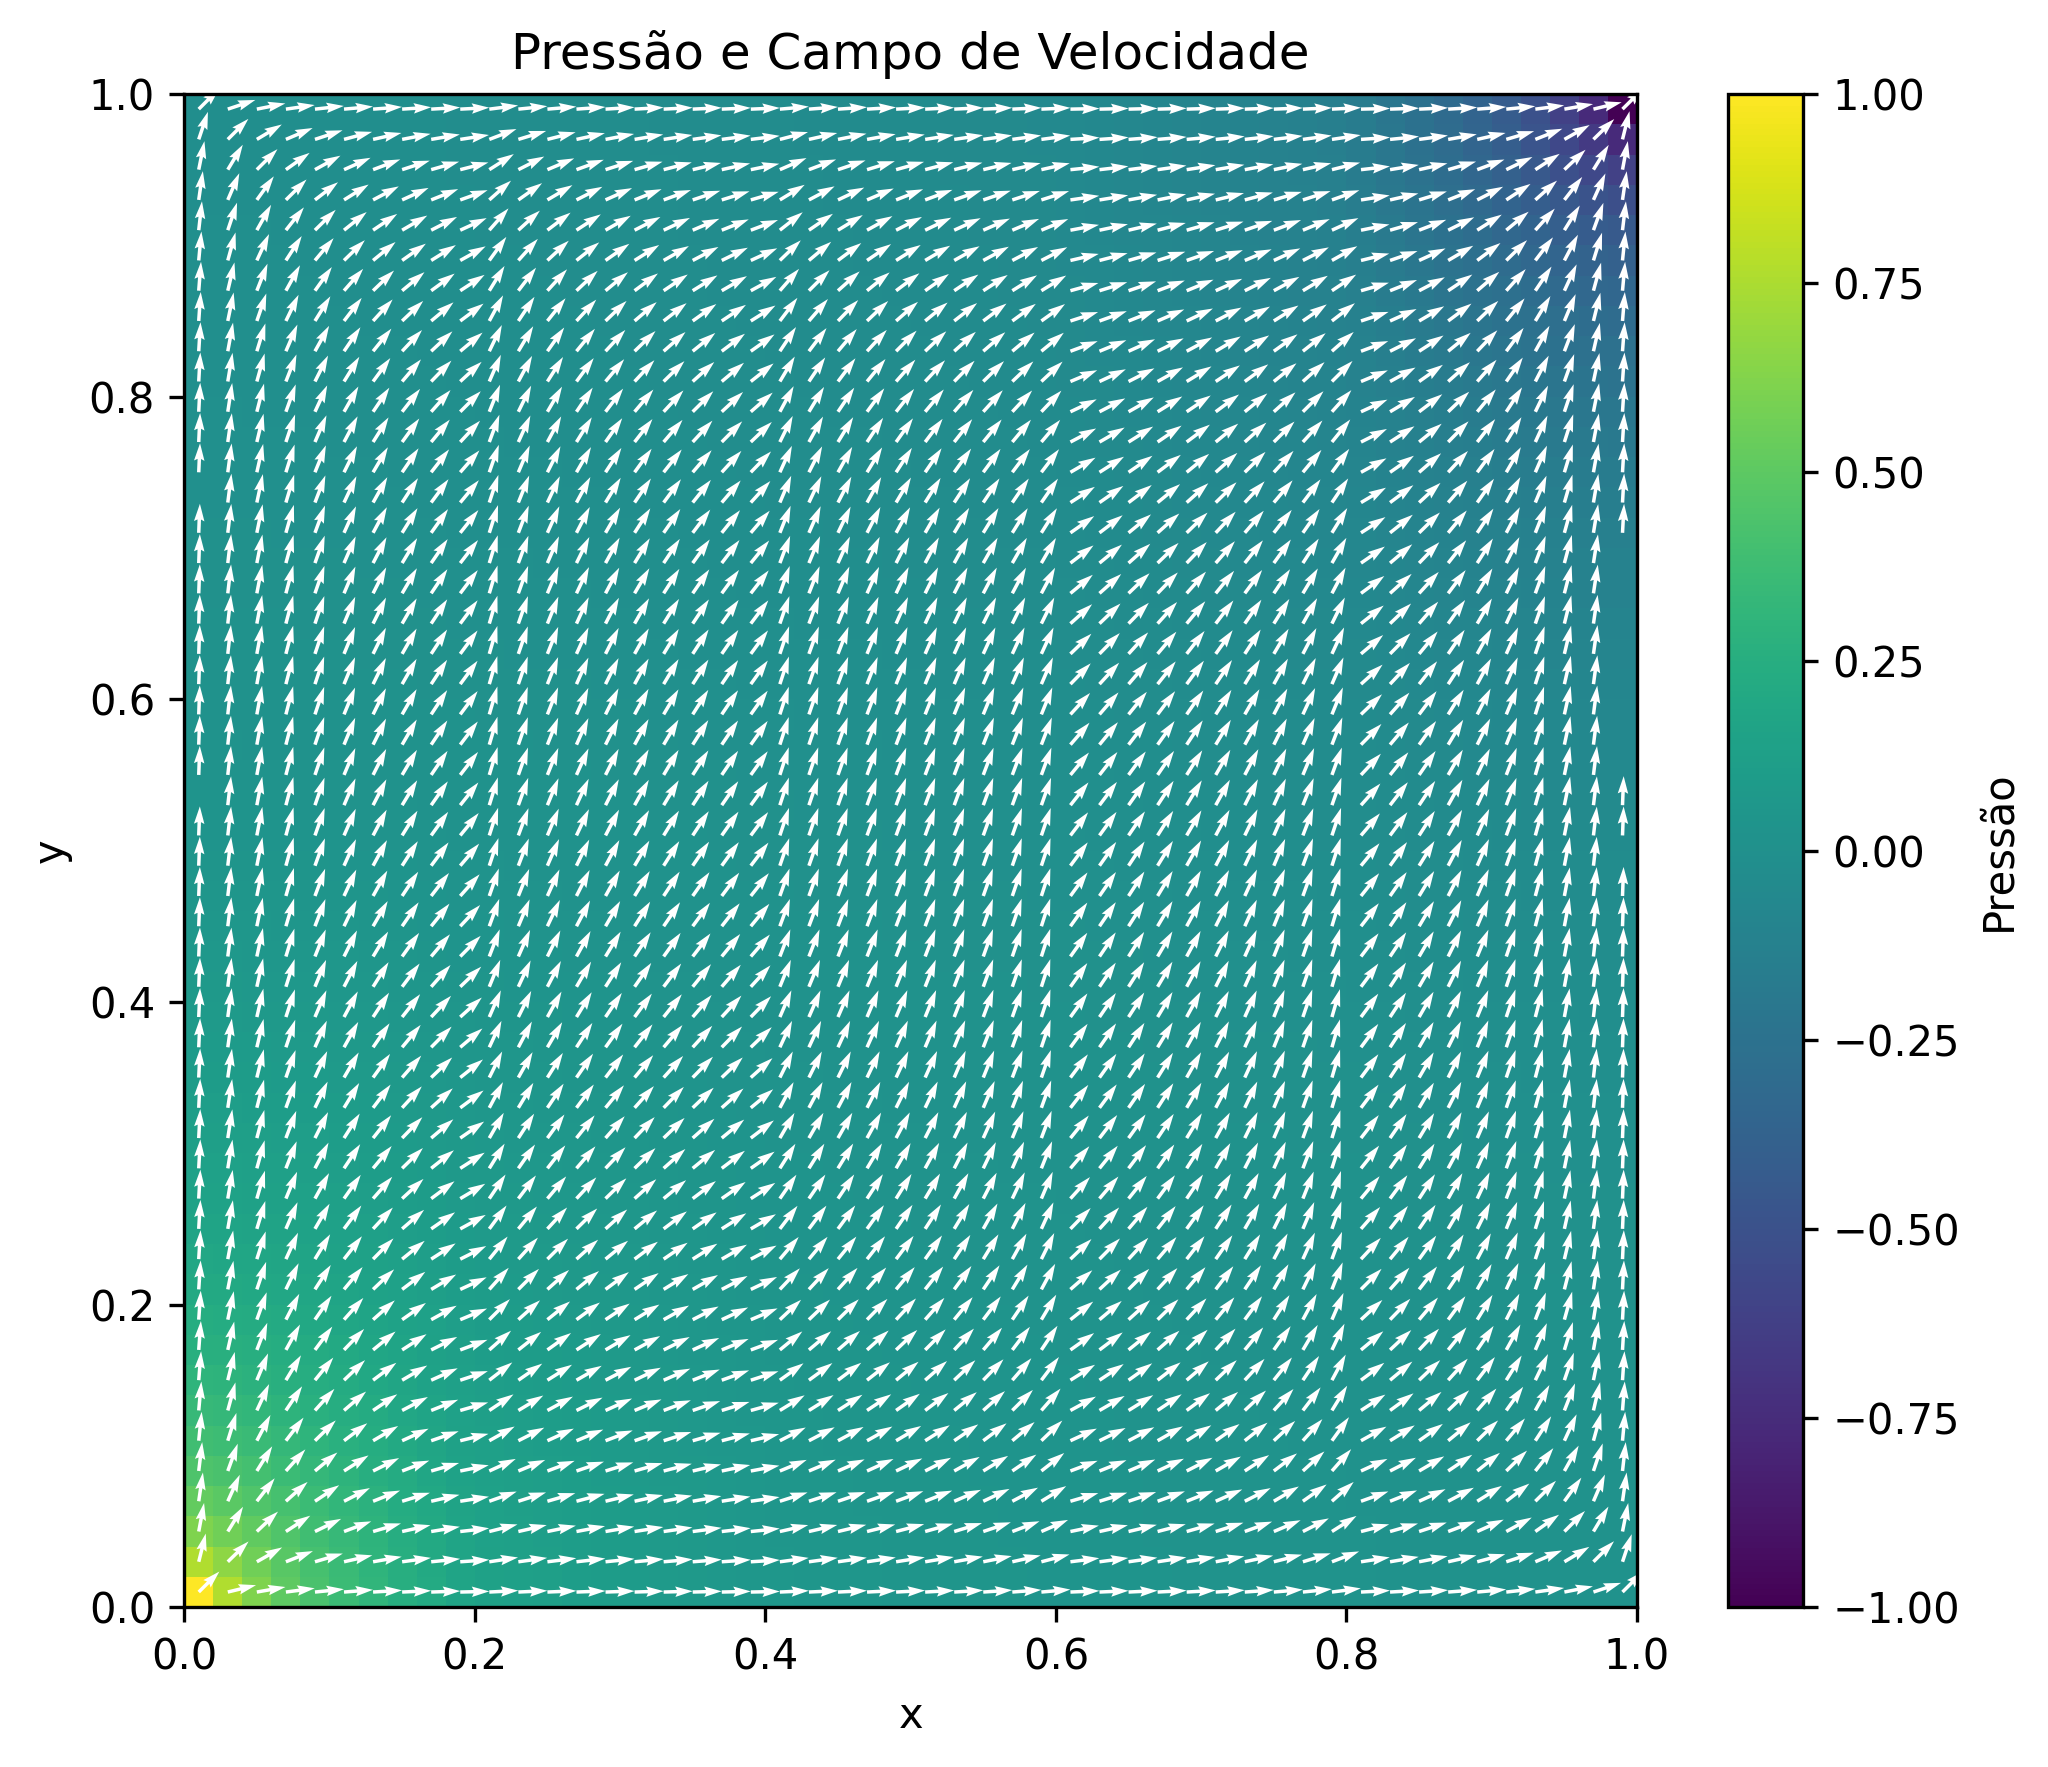

Recreate this plot in Python.
import numpy as np
import matplotlib.pyplot as plt

# =====================================
# 1. LEITURA DOS DADOS
# =====================================
dados = np.genfromtxt("2D_VFUW_db/debug_VFE.txt", delimiter=';', skip_header=1)

x = dados[:, 0]
y = dados[:, 1]
pressao = dados[:, 2]   # f(x,y) = pressão
vx = dados[:, 3]
vy = dados[:, 4]

# =====================================
# 2. REORGANIZAR DADOS EM MALHAS 2D
# =====================================
x_unique = np.unique(x)
y_unique = np.unique(y)
nx, ny = len(x_unique), len(y_unique)

X, Y = np.meshgrid(x_unique, y_unique)

P = pressao.reshape((ny, nx))
U = vx.reshape((ny, nx))
V = vy.reshape((ny, nx))

# Normalizar campo vetorial
magnitude = np.sqrt(U**2 + V**2)
U_norm = U / (magnitude + 1e-12)
V_norm = V / (magnitude + 1e-12)

# =====================================
# 3. PLOTAGEM
# =====================================
plt.figure(figsize=(7,6))

pc = plt.pcolormesh(X, Y, P, cmap="viridis")
plt.colorbar(pc, label="Pressão")

plt.quiver(X, Y, U_norm, V_norm, color='white', scale=50)
plt.title("Pressão e Campo de Velocidade")
plt.xlabel("x")
plt.ylabel("y")

plt.tight_layout()
plt.savefig("pressao_velocidade.png", dpi=300, bbox_inches='tight')
plt.close()
